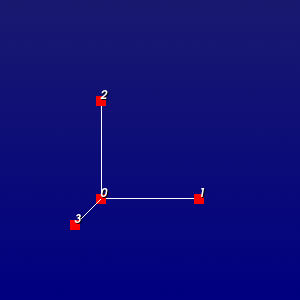

Source code (Python):
#!/usr/bin/env python

# Demonstrate vtkGraphWeightEuclideanDistanceFilter by creating a simple
# undirected graph with 4 vertices and 3 edges, computing edge weights
# based on Euclidean distance, and rendering the graph layout.

# Factory overrides
import vtkmodules.vtkInteractionStyle  # noqa: F401
import vtkmodules.vtkRenderingFreeType  # noqa: F401
import vtkmodules.vtkRenderingOpenGL2  # noqa: F401

from vtkmodules.vtkCommonCore import vtkPoints
from vtkmodules.vtkCommonDataModel import vtkMutableUndirectedGraph
from vtkmodules.vtkFiltersGeneral import vtkGraphWeightEuclideanDistanceFilter, vtkVertexGlyphFilter
from vtkmodules.vtkFiltersSources import vtkGraphToPolyData
from vtkmodules.vtkInfovisLayout import vtkGraphLayout, vtkPassThroughLayoutStrategy
from vtkmodules.vtkRenderingCore import (
    vtkActor,
    vtkActor2D,
    vtkPolyDataMapper,
    vtkRenderWindow,
    vtkRenderWindowInteractor,
    vtkRenderer,
)
from vtkmodules.vtkRenderingLabel import vtkLabeledDataMapper

# Colors (normalized RGB)
navy_rgb = (0.0, 0.0, 0.502)
midnight_blue_rgb = (0.098, 0.098, 0.439)

# Create graph with 4 vertices and 3 edges
graph = vtkMutableUndirectedGraph()
v0 = graph.AddVertex()
v1 = graph.AddVertex()
v2 = graph.AddVertex()
v3 = graph.AddVertex()

graph.AddEdge(v0, v1)
graph.AddEdge(v0, v2)
graph.AddEdge(v0, v3)

# Assign 3D coordinates to vertices
points = vtkPoints()
points.InsertNextPoint(0.0, 0.0, 0.0)
points.InsertNextPoint(1.0, 0.0, 0.0)
points.InsertNextPoint(0.0, 1.0, 0.0)
points.InsertNextPoint(0.0, 0.0, 2.0)
graph.SetPoints(points)

# Compute Euclidean distance weights
weight_filter = vtkGraphWeightEuclideanDistanceFilter()
weight_filter.SetInputData(graph)
weight_filter.Update()

# Layout: pass-through keeps explicit vertex positions
graph_layout = vtkGraphLayout()
graph_layout.SetInputConnection(weight_filter.GetOutputPort())
pass_through_layout_strategy = vtkPassThroughLayoutStrategy()
graph_layout.SetLayoutStrategy(pass_through_layout_strategy)

# Convert graph edges to polydata lines
graph_to_polydata = vtkGraphToPolyData()
graph_to_polydata.SetInputConnection(graph_layout.GetOutputPort())
graph_to_polydata.Update()

# Edge mapper and actor
edge_mapper = vtkPolyDataMapper()
edge_mapper.SetInputConnection(graph_to_polydata.GetOutputPort())
edge_mapper.ScalarVisibilityOff()
edge_actor = vtkActor()
edge_actor.SetMapper(edge_mapper)
edge_actor.GetProperty().SetColor(1.0, 1.0, 1.0)

# Edge labels (show "Weights" array on edges)
edge_label_mapper = vtkLabeledDataMapper()
edge_label_mapper.SetInputConnection(graph_to_polydata.GetOutputPort())
edge_label_mapper.SetLabelModeToLabelFieldData()
edge_label_mapper.SetFieldDataName("Weights")
edge_label_mapper.GetLabelTextProperty().SetColor(1.0, 1.0, 0.0)
edge_label_actor = vtkActor2D()
edge_label_actor.SetMapper(edge_label_mapper)

# Vertex glyphs
vertex_glyph_filter = vtkVertexGlyphFilter()
vertex_glyph_filter.SetInputConnection(graph_to_polydata.GetOutputPort())

vertex_mapper = vtkPolyDataMapper()
vertex_mapper.SetInputConnection(vertex_glyph_filter.GetOutputPort())
vertex_mapper.ScalarVisibilityOff()
vertex_actor = vtkActor()
vertex_actor.SetMapper(vertex_mapper)
vertex_actor.GetProperty().SetColor(1.0, 0.0, 0.0)
vertex_actor.GetProperty().SetPointSize(10)

# Vertex labels
vertex_label_mapper = vtkLabeledDataMapper()
vertex_label_mapper.SetInputConnection(vertex_glyph_filter.GetOutputPort())
vertex_label_mapper.GetLabelTextProperty().SetColor(1.0, 1.0, 1.0)
vertex_label_actor = vtkActor2D()
vertex_label_actor.SetMapper(vertex_label_mapper)

# Renderer
renderer = vtkRenderer()
renderer.AddActor(edge_actor)
renderer.AddActor(vertex_actor)
renderer.AddActor(edge_label_actor)
renderer.AddActor(vertex_label_actor)
renderer.SetBackground(navy_rgb)
renderer.SetBackground2(midnight_blue_rgb)
renderer.GradientBackgroundOn()
renderer.ResetCamera()

# Render window
render_window = vtkRenderWindow()
render_window.AddRenderer(renderer)
render_window.SetWindowName("graph weight euclidean distance")

# Interactor
interactor = vtkRenderWindowInteractor()
interactor.SetRenderWindow(render_window)

# Launch the interactive visualization
interactor.Initialize()
interactor.Start()
